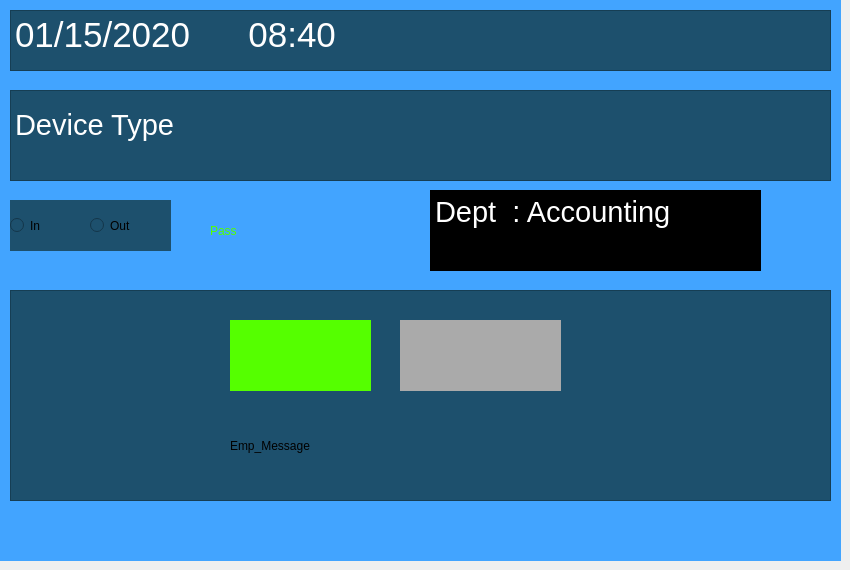
    <widget class="QWidget" name="User_pass">
     <widget class="QLabel" name="bg_4">
      <property name="geometry">
       <rect>
        <x>0</x>
        <y>0</y>
        <width>841</width>
        <height>561</height>
       </rect>
      </property>
      <property name="styleSheet">
       <string notr="true">background-color: rgb(66, 164, 255);</string>
      </property>
      <property name="text">
       <string/>
      </property>
      <property name="pixmap">
       <pixmap resource="../prototype/bg1.qrc">:/bg1/1.gif</pixmap>
      </property>
      <property name="scaledContents">
       <bool>true</bool>
      </property>
     </widget>
     <widget class="QTextBrowser" name="DateandTime_2">
      <property name="geometry">
       <rect>
        <x>10</x>
        <y>10</y>
        <width>821</width>
        <height>61</height>
       </rect>
      </property>
      <property name="styleSheet">
       <string notr="true">
background-color: rgb(29, 80, 109);</string>
      </property>
      <property name="html">
       <string>&lt;!DOCTYPE HTML PUBLIC &quot;-//W3C//DTD HTML 4.0//EN&quot; &quot;http://www.w3.org/TR/REC-html40/strict.dtd&quot;&gt;
&lt;html&gt;&lt;head&gt;&lt;meta name=&quot;qrichtext&quot; content=&quot;1&quot; /&gt;&lt;style type=&quot;text/css&quot;&gt;
p, li { white-space: pre-wrap; }
&lt;/style&gt;&lt;/head&gt;&lt;body style=&quot; font-family:'MS Shell Dlg 2'; font-size:8.25pt; font-weight:400; font-style:normal;&quot;&gt;
&lt;p style=&quot; margin-top:0px; margin-bottom:0px; margin-left:0px; margin-right:0px; -qt-block-indent:0; text-indent:0px;&quot;&gt;&lt;span style=&quot; font-size:26pt; color:#ffffff;&quot;&gt;01/15/2020      08:40&lt;/span&gt;&lt;/p&gt;&lt;/body&gt;&lt;/html&gt;</string>
      </property>
     </widget>
     <widget class="QTextBrowser" name="device_section_3">
      <property name="geometry">
       <rect>
        <x>10</x>
        <y>90</y>
        <width>821</width>
        <height>91</height>
       </rect>
      </property>
      <property name="styleSheet">
       <string notr="true">
background-color: rgb(29, 80, 109);</string>
      </property>
      <property name="html">
       <string>&lt;!DOCTYPE HTML PUBLIC &quot;-//W3C//DTD HTML 4.0//EN&quot; &quot;http://www.w3.org/TR/REC-html40/strict.dtd&quot;&gt;
&lt;html&gt;&lt;head&gt;&lt;meta name=&quot;qrichtext&quot; content=&quot;1&quot; /&gt;&lt;style type=&quot;text/css&quot;&gt;
p, li { white-space: pre-wrap; }
&lt;/style&gt;&lt;/head&gt;&lt;body style=&quot; font-family:'MS Shell Dlg 2'; font-size:8.25pt; font-weight:400; font-style:normal;&quot;&gt;
&lt;p style=&quot;-qt-paragraph-type:empty; margin-top:0px; margin-bottom:0px; margin-left:0px; margin-right:0px; -qt-block-indent:0; text-indent:0px;&quot;&gt;&lt;br /&gt;&lt;/p&gt;
&lt;p style=&quot; margin-top:0px; margin-bottom:0px; margin-left:0px; margin-right:0px; -qt-block-indent:0; text-indent:0px;&quot;&gt;&lt;span style=&quot; font-size:22pt; color:#ffffff;&quot;&gt;Device Type&lt;/span&gt;&lt;/p&gt;&lt;/body&gt;&lt;/html&gt;</string>
      </property>
     </widget>
     <widget class="QTextBrowser" name="emp_section">
      <property name="geometry">
       <rect>
        <x>10</x>
        <y>290</y>
        <width>821</width>
        <height>211</height>
       </rect>
      </property>
      <property name="styleSheet">
       <string notr="true">
background-color: rgb(29, 80, 109);</string>
      </property>
      <property name="html">
       <string>&lt;!DOCTYPE HTML PUBLIC &quot;-//W3C//DTD HTML 4.0//EN&quot; &quot;http://www.w3.org/TR/REC-html40/strict.dtd&quot;&gt;
&lt;html&gt;&lt;head&gt;&lt;meta name=&quot;qrichtext&quot; content=&quot;1&quot; /&gt;&lt;style type=&quot;text/css&quot;&gt;
p, li { white-space: pre-wrap; }
&lt;/style&gt;&lt;/head&gt;&lt;body style=&quot; font-family:'MS Shell Dlg 2'; font-size:8.25pt; font-weight:400; font-style:normal;&quot;&gt;
&lt;p style=&quot;-qt-paragraph-type:empty; margin-top:0px; margin-bottom:0px; margin-left:0px; margin-right:0px; -qt-block-indent:0; text-indent:0px;&quot;&gt;&lt;br /&gt;&lt;/p&gt;&lt;/body&gt;&lt;/html&gt;</string>
      </property>
     </widget>
     <widget class="QLabel" name="emp_pic">
      <property name="geometry">
       <rect>
        <x>30</x>
        <y>320</y>
        <width>171</width>
        <height>161</height>
       </rect>
      </property>
      <property name="styleSheet">
       <string notr="true">image: url(:/image/users-vector-icon-png_260862.jpg);</string>
      </property>
      <property name="text">
       <string/>
      </property>
     </widget>
     <widget class="QLabel" name="result_temp_2">
      <property name="geometry">
       <rect>
        <x>400</x>
        <y>320</y>
        <width>161</width>
        <height>71</height>
       </rect>
      </property>
      <property name="styleSheet">
       <string notr="true">background-color: rgb(170, 170, 170);</string>
      </property>
      <property name="text">
       <string/>
      </property>
     </widget>
     <widget class="QLabel" name="result_alch">
      <property name="geometry">
       <rect>
        <x>230</x>
        <y>320</y>
        <width>141</width>
        <height>71</height>
       </rect>
      </property>
      <property name="styleSheet">
       <string notr="true">background-color: rgb(85, 255, 0);</string>
      </property>
      <property name="text">
       <string/>
      </property>
     </widget>
     <widget class="QLabel" name="emp_message">
      <property name="geometry">
       <rect>
        <x>230</x>
        <y>410</y>
        <width>321</width>
        <height>71</height>
       </rect>
      </property>
      <property name="styleSheet">
       <string notr="true">font: 28pt &quot;MS Shell Dlg 2&quot;;
</string>
      </property>
      <property name="text">
       <string>Emp_Message</string>
      </property>
      <property name="scaledContents">
       <bool>false</bool>
      </property>
      <property name="alignment">
       <set>Qt::AlignLeading|Qt::AlignLeft|Qt::AlignVCenter</set>
      </property>
      <property name="indent">
       <number>0</number>
      </property>
     </widget>
     <widget class="QTextBrowser" name="dept">
      <property name="geometry">
       <rect>
        <x>430</x>
        <y>190</y>
        <width>331</width>
        <height>81</height>
       </rect>
      </property>
      <property name="styleSheet">
       <string notr="true">background-color: rgb(0, 0, 0);</string>
      </property>
      <property name="html">
       <string>&lt;!DOCTYPE HTML PUBLIC &quot;-//W3C//DTD HTML 4.0//EN&quot; &quot;http://www.w3.org/TR/REC-html40/strict.dtd&quot;&gt;
&lt;html&gt;&lt;head&gt;&lt;meta name=&quot;qrichtext&quot; content=&quot;1&quot; /&gt;&lt;style type=&quot;text/css&quot;&gt;
p, li { white-space: pre-wrap; }
&lt;/style&gt;&lt;/head&gt;&lt;body style=&quot; font-family:'MS Shell Dlg 2'; font-size:8.25pt; font-weight:400; font-style:normal;&quot;&gt;
&lt;p style=&quot; margin-top:0px; margin-bottom:0px; margin-left:0px; margin-right:0px; -qt-block-indent:0; text-indent:0px;&quot;&gt;&lt;span style=&quot; font-size:22pt; color:#ffffff;&quot;&gt;Dept  : Accounting &lt;/span&gt;&lt;/p&gt;&lt;/body&gt;&lt;/html&gt;</string>
      </property>
     </widget>
     <widget class="QLabel" name="PASS">
      <property name="geometry">
       <rect>
        <x>210</x>
        <y>170</y>
        <width>241</width>
        <height>121</height>
       </rect>
      </property>
      <property name="whatsThis">
       <string>&lt;html&gt;&lt;head/&gt;&lt;body&gt;&lt;p&gt;&lt;span style=&quot; color:#55ff7f;&quot;&gt;PASS&lt;/span&gt;&lt;/p&gt;&lt;/body&gt;&lt;/html&gt;</string>
      </property>
      <property name="styleSheet">
       <string notr="true">color: rgb(85, 255, 0);
font: 48pt &quot;MS Shell Dlg 2&quot;;
</string>
      </property>
      <property name="text">
       <string>Pass</string>
      </property>
     </widget>
     <widget class="QRadioButton" name="radio_in_3">
      <property name="geometry">
       <rect>
        <x>10</x>
        <y>200</y>
        <width>81</width>
        <height>51</height>
       </rect>
      </property>
      <property name="acceptDrops">
       <bool>false</bool>
      </property>
      <property name="styleSheet">
       <string notr="true">background-color: rgb(29, 80, 109);
font: 26pt &quot;MS Shell Dlg 2&quot;;</string>
      </property>
      <property name="text">
       <string>In</string>
      </property>
      <property name="checked">
       <bool>false</bool>
      </property>
     </widget>
     <widget class="QRadioButton" name="radio_out_3">
      <property name="geometry">
       <rect>
        <x>90</x>
        <y>200</y>
        <width>81</width>
        <height>51</height>
       </rect>
      </property>
      <property name="acceptDrops">
       <bool>false</bool>
      </property>
      <property name="styleSheet">
       <string notr="true">background-color: rgb(29, 80, 109);
font: 26pt &quot;MS Shell Dlg 2&quot;;</string>
      </property>
      <property name="text">
       <string>Out</string>
      </property>
      <property name="checked">
       <bool>false</bool>
      </property>
     </widget>
    </widget>
